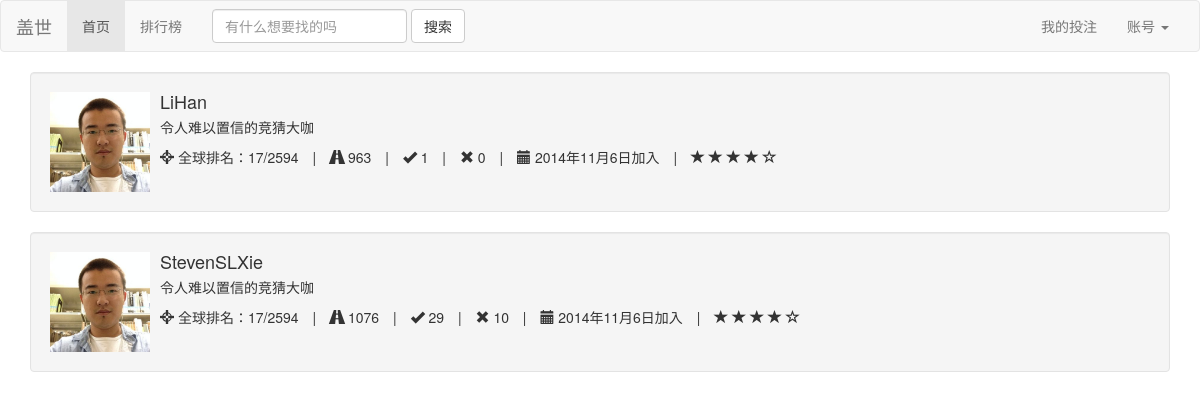
The page /leaderboard (signed in) on the database as committed earlier.
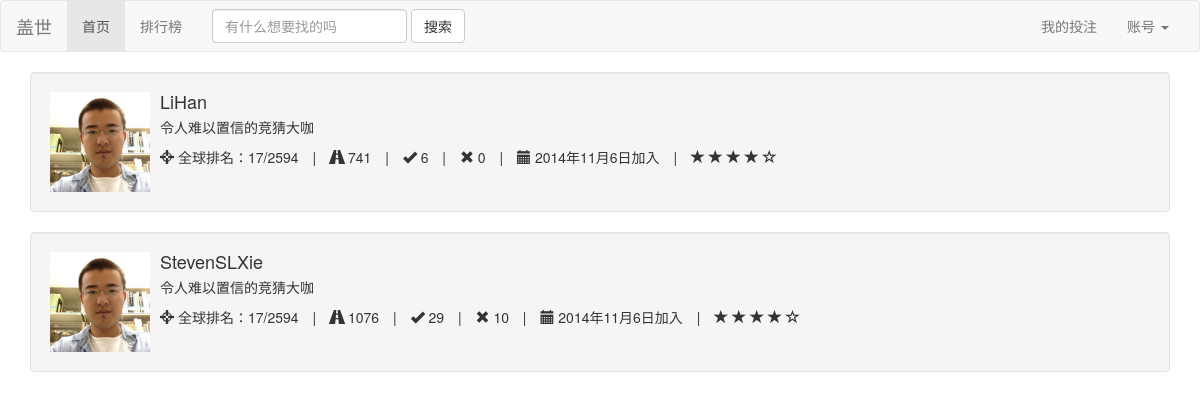
The same page on the database as committed later.
### Guess/models.py (models this page shows)
class Person(models.Model):
	user = models.OneToOneField(User)
	point = models.IntegerField(default=1000)
	expertise = models.TextField(default='N/A')
	win = models.IntegerField(default=0)
	lose = models.IntegerField(default=0)
	game = models.IntegerField(default=0)
	point_per_game = models.FloatField(default=0.0)
	index = models.IntegerField(default=0)
	class Meta:
		ordering = ('point','point_per_game',)

### Guess/views.py (the view)
# urls.py: url(r'^leaderboard$', 'Guess.views.leaderboard', name='leaderboard'),
def leaderboard(request):
	if not request.user.is_authenticated():
		return redirect('/')
	persons = Person.objects.all()
	return render(request,'leaderboard.html',{'persons':persons})

### Guess/templates/leaderboard.html (shortened to what this page needs)
{% load bootstrap3 %}
<link href='static/bootstrap/css/bootstrap.min.css' rel='stylesheet'>
{% include "nav_bar.html" %}
<link rel="stylesheet" href="http://cdnjs.cloudflare.com/ajax/libs/font-awesome/4.1.0/css/font-awesome.min.css"/>
{% for person in persons %}
<div class="container">
  <div class="well">
      <div class="media">
      	<a class="pull-left" href="#">
    		<img class="media-object" src="/static/me.jpg" height="100" width="100">
  		</a>
  		<div class="media-body">
            <h4 class="media-heading">{{ person.user }}</h4>
             <p>令人难以置信的竞猜大咖</p>
          <ul class="list-inline list-unstyled">
            <li><span><i class="glyphicon glyphicon-screenshot"></i> 全球排名：17/2594 </span></li>
            <li>|</li>
            <li><span><i class="glyphicon glyphicon-road"></i> {{ person.point }}</span></li>
            <li>|</li>
            <li><span><i class="glyphicon glyphicon-ok"></i> {{ person.win }}</span></li>
            <li>|</li>
            <li><span><i class="glyphicon glyphicon-remove"></i> {{ person.lose }}</span></li>
            <li>|</li>
            <li><span><i class="glyphicon glyphicon-calendar"></i> 2014年11月6日加入 </span></li>
            <li>|</li>
            <li>
               <span class="glyphicon glyphicon-star"></span>
                        <span class="glyphicon glyphicon-star"></span>
                        <span class="glyphicon glyphicon-star"></span>
                        <span class="glyphicon glyphicon-star"></span>
                        <span class="glyphicon glyphicon-star-empty"></span>
            </li>
			</ul>
       </div>
    </div>
  </div>
</div>
{% endfor %}

Rows that differ between the two databases and show on the page:
changed Person "LiHan": point "963" → "741"; win "1" → "6"
